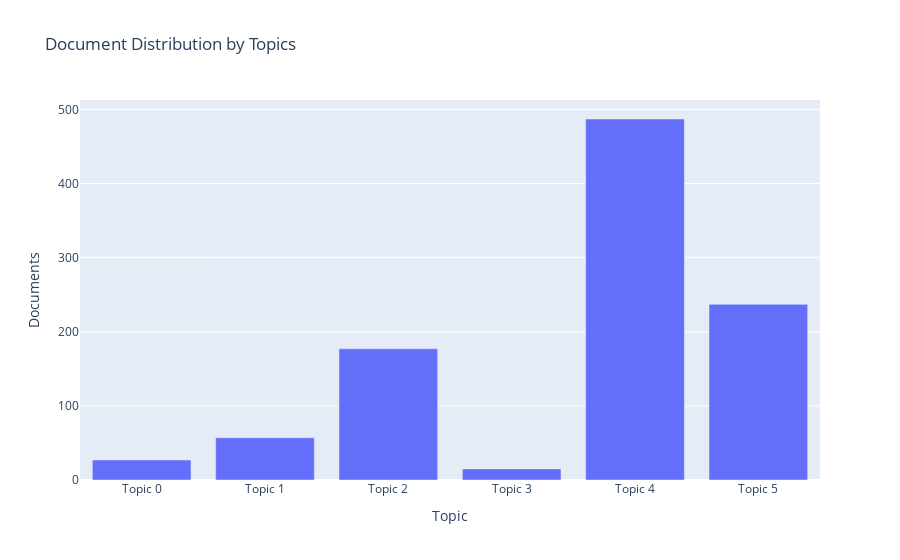

The cell this chart's notebook holds for it:
### Code cell
plot_model(lda2,  plot = 'topic_distribution')

### Figure 1 — Plotly figure (JSON) as saved in the notebook; plotly's stock layout.template omitted (floating-point values rounded to 4 significant figures)
{"data": [{"alignmentgroup": "True", "customdata": [["loan, farmer, also, rice, use, small, land, farm, area, many"], ["business, loan, child, year, milk, purchase, buy, school, also, family"], ["business, loan, child, sell, community, year, group, small, live, buy"], ["group, loan, member, business, live, water, pay, share, must, time"], ["business, loan, child, year, sell, school, buy, family, able, old"], ["business, loan, sell, year, product, work, help, home, child, buy"]], "hoverlabel": {"namelength": 0}, "hovertemplate": "Topic=%{x}<br>Documents=%{y}<br>Keyword=%{customdata[0]}", "legendgroup": "", "marker": {"color": "#636efa"}, "name": "", "offsetgroup": "", "orientation": "v", "showlegend": false, "textposition": "auto", "type": "bar", "x": ["Topic 0", "Topic 1", "Topic 2", "Topic 3", "Topic 4", "Topic 5"], "xaxis": "x", "y": [27, 57, 177, 15, 487, 237], "yaxis": "y"}], "layout": {"barmode": "relative", "legend": {"tracegroupgap": 0}, "title": {"text": "Document Distribution by Topics"}, "xaxis": {"anchor": "y", "domain": [0, 1], "title": {"text": "Topic"}}, "yaxis": {"anchor": "x", "domain": [0, 1], "title": {"text": "Documents"}}}}
